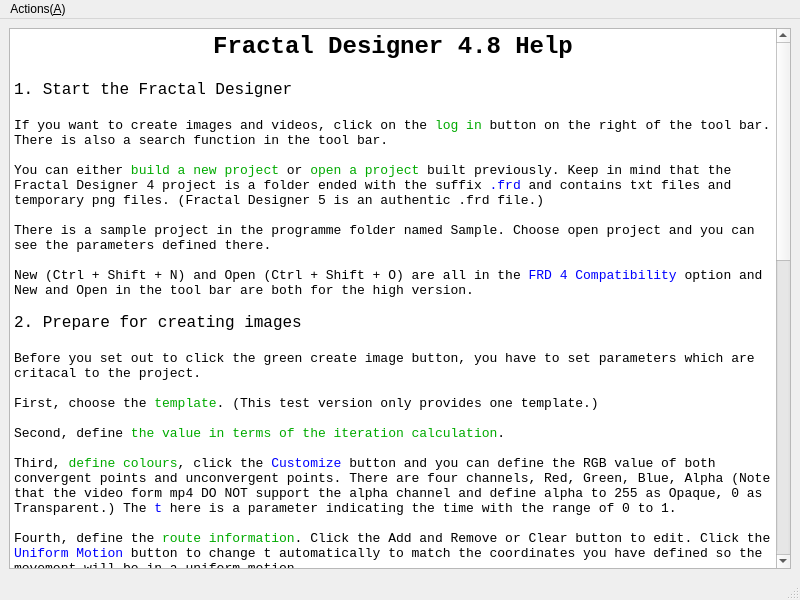
<?xml version="1.0" encoding="UTF-8"?>
<ui version="4.0">
 <class>FRD_4_Help</class>
 <widget class="QMainWindow" name="FRD_4_Help">
  <property name="geometry">
   <rect>
    <x>0</x>
    <y>0</y>
    <width>800</width>
    <height>600</height>
   </rect>
  </property>
  <property name="windowTitle">
   <string>FRD 4 Help</string>
  </property>
  <widget class="QWidget" name="centralwidget">
   <layout class="QGridLayout" name="gridLayout">
    <item row="0" column="0">
     <widget class="QTextEdit" name="textEdit">
      <property name="font">
       <font>
        <family>Consolas</family>
        <pointsize>12</pointsize>
       </font>
      </property>
      <property name="focusPolicy">
       <enum>Qt::NoFocus</enum>
      </property>
      <property name="html">
       <string>&lt;!DOCTYPE HTML PUBLIC &quot;-//W3C//DTD HTML 4.0//EN&quot; &quot;http://www.w3.org/TR/REC-html40/strict.dtd&quot;&gt;
&lt;html&gt;&lt;head&gt;&lt;meta name=&quot;qrichtext&quot; content=&quot;1&quot; /&gt;&lt;style type=&quot;text/css&quot;&gt;
p, li { white-space: pre-wrap; }
&lt;/style&gt;&lt;/head&gt;&lt;body style=&quot; font-family:'Consolas'; font-size:12pt; font-weight:400; font-style:normal;&quot;&gt;
&lt;p align=&quot;center&quot; style=&quot; margin-top:0px; margin-bottom:0px; margin-left:0px; margin-right:0px; -qt-block-indent:0; text-indent:0px;&quot;&gt;&lt;span style=&quot; font-size:18pt; font-weight:600;&quot;&gt;Fractal Designer 4.8 Help&lt;/span&gt;&lt;/p&gt;
&lt;p align=&quot;center&quot; style=&quot;-qt-paragraph-type:empty; margin-top:0px; margin-bottom:0px; margin-left:0px; margin-right:0px; -qt-block-indent:0; text-indent:0px;&quot;&gt;&lt;br /&gt;&lt;/p&gt;
&lt;p style=&quot; margin-top:0px; margin-bottom:0px; margin-left:0px; margin-right:0px; -qt-block-indent:0; text-indent:0px;&quot;&gt;1. Start the Fractal Designer&lt;/p&gt;
&lt;p style=&quot;-qt-paragraph-type:empty; margin-top:0px; margin-bottom:0px; margin-left:0px; margin-right:0px; -qt-block-indent:0; text-indent:0px;&quot;&gt;&lt;br /&gt;&lt;/p&gt;
&lt;p style=&quot; margin-top:0px; margin-bottom:0px; margin-left:0px; margin-right:0px; -qt-block-indent:0; text-indent:0px;&quot;&gt;&lt;span style=&quot; font-size:10pt;&quot;&gt;If you want to create images and videos, click on the &lt;/span&gt;&lt;span style=&quot; font-size:10pt; color:#00aa00;&quot;&gt;log in&lt;/span&gt;&lt;span style=&quot; font-size:10pt;&quot;&gt; button on the right of the tool bar. There is also a search function in the tool bar.&lt;/span&gt;&lt;/p&gt;
&lt;p style=&quot;-qt-paragraph-type:empty; margin-top:0px; margin-bottom:0px; margin-left:0px; margin-right:0px; -qt-block-indent:0; text-indent:0px; font-size:10pt;&quot;&gt;&lt;br /&gt;&lt;/p&gt;
&lt;p style=&quot; margin-top:0px; margin-bottom:0px; margin-left:0px; margin-right:0px; -qt-block-indent:0; text-indent:0px;&quot;&gt;&lt;span style=&quot; font-size:10pt;&quot;&gt;You can either &lt;/span&gt;&lt;span style=&quot; font-size:10pt; color:#00aa00;&quot;&gt;build a new project&lt;/span&gt;&lt;span style=&quot; font-size:10pt;&quot;&gt; or &lt;/span&gt;&lt;span style=&quot; font-size:10pt; color:#00aa00;&quot;&gt;open a project&lt;/span&gt;&lt;span style=&quot; font-size:10pt;&quot;&gt; built previously. Keep in mind that the Fractal Designer 4 project is a folder ended with the suffix &lt;/span&gt;&lt;span style=&quot; font-size:10pt; color:#0000ff;&quot;&gt;.frd&lt;/span&gt;&lt;span style=&quot; font-size:10pt;&quot;&gt; and contains txt files and temporary png files. (Fractal Designer 5 is an authentic .frd file.)&lt;/span&gt;&lt;/p&gt;
&lt;p style=&quot;-qt-paragraph-type:empty; margin-top:0px; margin-bottom:0px; margin-left:0px; margin-right:0px; -qt-block-indent:0; text-indent:0px; font-size:10pt;&quot;&gt;&lt;br /&gt;&lt;/p&gt;
&lt;p style=&quot; margin-top:0px; margin-bottom:0px; margin-left:0px; margin-right:0px; -qt-block-indent:0; text-indent:0px;&quot;&gt;&lt;span style=&quot; font-size:10pt;&quot;&gt;There is a sample project in the programme folder named Sample. Choose open project and you can see the parameters defined there.&lt;/span&gt;&lt;/p&gt;
&lt;p style=&quot;-qt-paragraph-type:empty; margin-top:0px; margin-bottom:0px; margin-left:0px; margin-right:0px; -qt-block-indent:0; text-indent:0px; font-size:10pt;&quot;&gt;&lt;br /&gt;&lt;/p&gt;
&lt;p style=&quot; margin-top:0px; margin-bottom:0px; margin-left:0px; margin-right:0px; -qt-block-indent:0; text-indent:0px;&quot;&gt;&lt;span style=&quot; font-size:10pt;&quot;&gt;New (Ctrl + Shift + N) and Open (Ctrl + Shift + O) are all in the &lt;/span&gt;&lt;span style=&quot; font-size:10pt; color:#0000ff;&quot;&gt;FRD 4 Compatibility&lt;/span&gt;&lt;span style=&quot; font-size:10pt;&quot;&gt; option and New and Open in the tool bar are both for the high version.&lt;/span&gt;&lt;/p&gt;
&lt;p style=&quot;-qt-paragraph-type:empty; margin-top:0px; margin-bottom:0px; margin-left:0px; margin-right:0px; -qt-block-indent:0; text-indent:0px; font-size:10pt;&quot;&gt;&lt;br /&gt;&lt;/p&gt;
&lt;p style=&quot; margin-top:0px; margin-bottom:0px; margin-left:0px; margin-right:0px; -qt-block-indent:0; text-indent:0px;&quot;&gt;2. Prepare for creating images&lt;/p&gt;
&lt;p style=&quot;-qt-paragraph-type:empty; margin-top:0px; margin-bottom:0px; margin-left:0px; margin-right:0px; -qt-block-indent:0; text-indent:0px;&quot;&gt;&lt;br /&gt;&lt;/p&gt;
&lt;p style=&quot; margin-top:0px; margin-bottom:0px; margin-left:0px; margin-right:0px; -qt-block-indent:0; text-indent:0px;&quot;&gt;&lt;span style=&quot; font-size:10pt;&quot;&gt;Before you set out to click the green create image button, you have to set parameters which are critacal to the project.&lt;/span&gt;&lt;/p&gt;
&lt;p style=&quot;-qt-paragraph-type:empty; margin-top:0px; margin-bottom:0px; margin-left:0px; margin-right:0px; -qt-block-indent:0; text-indent:0px; font-size:10pt;&quot;&gt;&lt;br /&gt;&lt;/p&gt;
&lt;p style=&quot; margin-top:0px; margin-bottom:0px; margin-left:0px; margin-right:0px; -qt-block-indent:0; text-indent:0px;&quot;&gt;&lt;span style=&quot; font-size:10pt;&quot;&gt;First, choose the &lt;/span&gt;&lt;span style=&quot; font-size:10pt; color:#00aa00;&quot;&gt;template&lt;/span&gt;&lt;span style=&quot; font-size:10pt;&quot;&gt;. (This test version only provides one template.)&lt;/span&gt;&lt;/p&gt;
&lt;p style=&quot;-qt-paragraph-type:empty; margin-top:0px; margin-bottom:0px; margin-left:0px; margin-right:0px; -qt-block-indent:0; text-indent:0px; font-size:10pt;&quot;&gt;&lt;br /&gt;&lt;/p&gt;
&lt;p style=&quot; margin-top:0px; margin-bottom:0px; margin-left:0px; margin-right:0px; -qt-block-indent:0; text-indent:0px;&quot;&gt;&lt;span style=&quot; font-size:10pt;&quot;&gt;Second, define &lt;/span&gt;&lt;span style=&quot; font-size:10pt; color:#00aa00;&quot;&gt;the value in terms of the iteration calculation&lt;/span&gt;&lt;span style=&quot; font-size:10pt;&quot;&gt;.&lt;/span&gt;&lt;/p&gt;
&lt;p style=&quot;-qt-paragraph-type:empty; margin-top:0px; margin-bottom:0px; margin-left:0px; margin-right:0px; -qt-block-indent:0; text-indent:0px; font-size:10pt;&quot;&gt;&lt;br /&gt;&lt;/p&gt;
&lt;p style=&quot; margin-top:0px; margin-bottom:0px; margin-left:0px; margin-right:0px; -qt-block-indent:0; text-indent:0px;&quot;&gt;&lt;span style=&quot; font-size:10pt;&quot;&gt;Third, &lt;/span&gt;&lt;span style=&quot; font-size:10pt; color:#00aa00;&quot;&gt;define colours&lt;/span&gt;&lt;span style=&quot; font-size:10pt;&quot;&gt;, click the &lt;/span&gt;&lt;span style=&quot; font-size:10pt; color:#0000ff;&quot;&gt;Customize&lt;/span&gt;&lt;span style=&quot; font-size:10pt;&quot;&gt; button and you can define the RGB value of both convergent points and unconvergent points. There are four channels, Red, Green, Blue, Alpha (Note that the video form mp4 DO NOT support the alpha channel and define alpha to 255 as Opaque, 0 as Transparent.) The &lt;/span&gt;&lt;span style=&quot; font-size:10pt; color:#0000ff;&quot;&gt;t&lt;/span&gt;&lt;span style=&quot; font-size:10pt;&quot;&gt; here is a parameter indicating the time with the range of 0 to 1.&lt;/span&gt;&lt;/p&gt;
&lt;p style=&quot;-qt-paragraph-type:empty; margin-top:0px; margin-bottom:0px; margin-left:0px; margin-right:0px; -qt-block-indent:0; text-indent:0px; font-size:10pt;&quot;&gt;&lt;br /&gt;&lt;/p&gt;
&lt;p style=&quot; margin-top:0px; margin-bottom:0px; margin-left:0px; margin-right:0px; -qt-block-indent:0; text-indent:0px;&quot;&gt;&lt;span style=&quot; font-size:10pt;&quot;&gt;Fourth, define the &lt;/span&gt;&lt;span style=&quot; font-size:10pt; color:#00aa00;&quot;&gt;route information&lt;/span&gt;&lt;span style=&quot; font-size:10pt;&quot;&gt;. Click the Add and Remove or Clear button to edit. Click the &lt;/span&gt;&lt;span style=&quot; font-size:10pt; color:#0000ff;&quot;&gt;Uniform Motion&lt;/span&gt;&lt;span style=&quot; font-size:10pt;&quot;&gt; button to change t automatically to match the coordinates you have defined so the movement will be in a uniform motion.&lt;/span&gt;&lt;/p&gt;
&lt;p style=&quot; margin-top:0px; margin-bottom:0px; margin-left:0px; margin-right:0px; -qt-block-indent:0; text-indent:0px;&quot;&gt;&lt;span style=&quot; font-size:10pt; font-weight:600;&quot;&gt;t&lt;/span&gt;&lt;span style=&quot; font-size:10pt;&quot;&gt;      time (0 to 1)&lt;/span&gt;&lt;/p&gt;
&lt;p style=&quot; margin-top:0px; margin-bottom:0px; margin-left:0px; margin-right:0px; -qt-block-indent:0; text-indent:0px;&quot;&gt;&lt;span style=&quot; font-size:10pt; font-weight:600;&quot;&gt;x&lt;/span&gt;&lt;span style=&quot; font-size:10pt;&quot;&gt;      centre coordinate X&lt;/span&gt;&lt;/p&gt;
&lt;p style=&quot; margin-top:0px; margin-bottom:0px; margin-left:0px; margin-right:0px; -qt-block-indent:0; text-indent:0px;&quot;&gt;&lt;span style=&quot; font-size:10pt; font-weight:600;&quot;&gt;y&lt;/span&gt;&lt;span style=&quot; font-size:10pt;&quot;&gt;      centre coordinate Y&lt;/span&gt;&lt;/p&gt;
&lt;p style=&quot; margin-top:0px; margin-bottom:0px; margin-left:0px; margin-right:0px; -qt-block-indent:0; text-indent:0px;&quot;&gt;&lt;span style=&quot; font-size:10pt; font-weight:600;&quot;&gt;angle&lt;/span&gt;&lt;span style=&quot; font-size:10pt;&quot;&gt;  the rotating angle (The positive direction is counterclockwise.)&lt;/span&gt;&lt;/p&gt;
&lt;p style=&quot; margin-top:0px; margin-bottom:0px; margin-left:0px; margin-right:0px; -qt-block-indent:0; text-indent:0px;&quot;&gt;&lt;span style=&quot; font-size:10pt; font-weight:600;&quot;&gt;width&lt;/span&gt;&lt;span style=&quot; font-size:10pt;&quot;&gt;  the width of the image&lt;/span&gt;&lt;/p&gt;
&lt;p style=&quot; margin-top:0px; margin-bottom:0px; margin-left:0px; margin-right:0px; -qt-block-indent:0; text-indent:0px;&quot;&gt;&lt;span style=&quot; font-size:10pt; font-weight:600;&quot;&gt;v rate&lt;/span&gt;&lt;span style=&quot; font-size:10pt;&quot;&gt; a value indicating the change of speed. (Normally, it is between -1 to 1. A positive value means slow to fast and vice versa.)&lt;/span&gt;&lt;/p&gt;
&lt;p style=&quot; margin-top:0px; margin-bottom:0px; margin-left:0px; margin-right:0px; -qt-block-indent:0; text-indent:0px;&quot;&gt;&lt;span style=&quot; font-size:10pt;&quot;&gt;You can use the &lt;/span&gt;&lt;span style=&quot; font-size:10pt; color:#0000ff;&quot;&gt;Route Tool&lt;/span&gt;&lt;span style=&quot; font-size:10pt;&quot;&gt; which has the icon of a hammer to assist you. You can drag the image to move, and use the wheel to change the size of the image (the centre point remains the same and this needs additional click of the &lt;/span&gt;&lt;span style=&quot; font-size:10pt; color:#0000ff;&quot;&gt;View&lt;/span&gt;&lt;span style=&quot; font-size:10pt;&quot;&gt; button). Double click to set this point as the the centre point (this needs additional click of the &lt;/span&gt;&lt;span style=&quot; font-size:10pt; color:#0000ff;&quot;&gt;View&lt;/span&gt;&lt;span style=&quot; font-size:10pt;&quot;&gt; button).&lt;/span&gt;&lt;/p&gt;
&lt;p style=&quot;-qt-paragraph-type:empty; margin-top:0px; margin-bottom:0px; margin-left:0px; margin-right:0px; -qt-block-indent:0; text-indent:0px; font-size:10pt;&quot;&gt;&lt;br /&gt;&lt;/p&gt;
&lt;p style=&quot; margin-top:0px; margin-bottom:0px; margin-left:0px; margin-right:0px; -qt-block-indent:0; text-indent:0px;&quot;&gt;&lt;span style=&quot; font-size:10pt;&quot;&gt;Please note that in the old version (v 4.8), the v rate only supports angle.&lt;/span&gt;&lt;/p&gt;
&lt;p style=&quot;-qt-paragraph-type:empty; margin-top:0px; margin-bottom:0px; margin-left:0px; margin-right:0px; -qt-block-indent:0; text-indent:0px; font-size:10pt;&quot;&gt;&lt;br /&gt;&lt;/p&gt;
&lt;p style=&quot; margin-top:0px; margin-bottom:0px; margin-left:0px; margin-right:0px; -qt-block-indent:0; text-indent:0px;&quot;&gt;&lt;span style=&quot; font-size:10pt;&quot;&gt;Fifth, define &lt;/span&gt;&lt;span style=&quot; font-size:10pt; color:#00aa00;&quot;&gt;other information&lt;/span&gt;&lt;span style=&quot; font-size:10pt;&quot;&gt; related to the project.&lt;/span&gt;&lt;/p&gt;
&lt;p style=&quot;-qt-paragraph-type:empty; margin-top:0px; margin-bottom:0px; margin-left:0px; margin-right:0px; -qt-block-indent:0; text-indent:0px; font-size:10pt;&quot;&gt;&lt;br /&gt;&lt;/p&gt;
&lt;p style=&quot; margin-top:0px; margin-bottom:0px; margin-left:0px; margin-right:0px; -qt-block-indent:0; text-indent:0px;&quot;&gt;&lt;span style=&quot; font-size:10pt;&quot;&gt;Remember to save (Ctrl + Shift + S) the information you have defined.&lt;/span&gt;&lt;/p&gt;
&lt;p style=&quot;-qt-paragraph-type:empty; margin-top:0px; margin-bottom:0px; margin-left:0px; margin-right:0px; -qt-block-indent:0; text-indent:0px; font-size:10pt;&quot;&gt;&lt;br /&gt;&lt;/p&gt;
&lt;p style=&quot; margin-top:0px; margin-bottom:0px; margin-left:0px; margin-right:0px; -qt-block-indent:0; text-indent:0px;&quot;&gt;&lt;span style=&quot; font-size:10pt;&quot;&gt;Having done that, you can refresh to preview your work. Dragging the slider, you can view colours at different t value.&lt;/span&gt;&lt;/p&gt;
&lt;p style=&quot;-qt-paragraph-type:empty; margin-top:0px; margin-bottom:0px; margin-left:0px; margin-right:0px; -qt-block-indent:0; text-indent:0px; font-size:10pt;&quot;&gt;&lt;br /&gt;&lt;/p&gt;
&lt;p style=&quot; margin-top:0px; margin-bottom:0px; margin-left:0px; margin-right:0px; -qt-block-indent:0; text-indent:0px;&quot;&gt;3. Create images&lt;/p&gt;
&lt;p style=&quot;-qt-paragraph-type:empty; margin-top:0px; margin-bottom:0px; margin-left:0px; margin-right:0px; -qt-block-indent:0; text-indent:0px;&quot;&gt;&lt;br /&gt;&lt;/p&gt;
&lt;p style=&quot; margin-top:0px; margin-bottom:0px; margin-left:0px; margin-right:0px; -qt-block-indent:0; text-indent:0px;&quot;&gt;&lt;span style=&quot; font-size:10pt;&quot;&gt;Click on the green triangle (or Ctrl + B), start &lt;/span&gt;&lt;span style=&quot; font-size:10pt; color:#00aa00;&quot;&gt;creating images&lt;/span&gt;&lt;span style=&quot; font-size:10pt;&quot;&gt;.&lt;/span&gt;&lt;/p&gt;
&lt;p style=&quot;-qt-paragraph-type:empty; margin-top:0px; margin-bottom:0px; margin-left:0px; margin-right:0px; -qt-block-indent:0; text-indent:0px; font-size:10pt;&quot;&gt;&lt;br /&gt;&lt;/p&gt;
&lt;p style=&quot; margin-top:0px; margin-bottom:0px; margin-left:0px; margin-right:0px; -qt-block-indent:0; text-indent:0px;&quot;&gt;&lt;span style=&quot; font-size:10pt;&quot;&gt;The red Stop button can stop the creating thread immediately but may lead to some problems when closing this programme.&lt;/span&gt;&lt;/p&gt;
&lt;p style=&quot;-qt-paragraph-type:empty; margin-top:0px; margin-bottom:0px; margin-left:0px; margin-right:0px; -qt-block-indent:0; text-indent:0px; font-size:10pt;&quot;&gt;&lt;br /&gt;&lt;/p&gt;
&lt;p style=&quot; margin-top:0px; margin-bottom:0px; margin-left:0px; margin-right:0px; -qt-block-indent:0; text-indent:0px;&quot;&gt;&lt;span style=&quot; font-size:10pt;&quot;&gt;This process can be time-consuming.&lt;/span&gt;&lt;/p&gt;
&lt;p style=&quot;-qt-paragraph-type:empty; margin-top:0px; margin-bottom:0px; margin-left:0px; margin-right:0px; -qt-block-indent:0; text-indent:0px; font-size:10pt;&quot;&gt;&lt;br /&gt;&lt;/p&gt;
&lt;p style=&quot; margin-top:0px; margin-bottom:0px; margin-left:0px; margin-right:0px; -qt-block-indent:0; text-indent:0px;&quot;&gt;4. Create video&lt;/p&gt;
&lt;p style=&quot;-qt-paragraph-type:empty; margin-top:0px; margin-bottom:0px; margin-left:0px; margin-right:0px; -qt-block-indent:0; text-indent:0px;&quot;&gt;&lt;br /&gt;&lt;/p&gt;
&lt;p style=&quot; margin-top:0px; margin-bottom:0px; margin-left:0px; margin-right:0px; -qt-block-indent:0; text-indent:0px;&quot;&gt;&lt;span style=&quot; font-size:10pt;&quot;&gt;Define the file name and the path.&lt;/span&gt;&lt;/p&gt;
&lt;p style=&quot; margin-top:0px; margin-bottom:0px; margin-left:0px; margin-right:0px; -qt-block-indent:0; text-indent:0px;&quot;&gt;&lt;span style=&quot; font-size:10pt;&quot;&gt;In some rare occasion, after creating the video there is no video files, you can run the PowerShell file &lt;/span&gt;&lt;span style=&quot; font-size:10pt; color:#0000ff;&quot;&gt;Create_Video.ps1&lt;/span&gt;&lt;span style=&quot; font-size:10pt;&quot;&gt; and &lt;/span&gt;&lt;span style=&quot; font-size:10pt; color:#0000ff;&quot;&gt;Add_Music.ps1 &lt;/span&gt;&lt;span style=&quot; font-size:10pt;&quot;&gt;separately which are in the project folder.&lt;/span&gt;&lt;/p&gt;
&lt;p style=&quot;-qt-paragraph-type:empty; margin-top:0px; margin-bottom:0px; margin-left:0px; margin-right:0px; -qt-block-indent:0; text-indent:0px; font-size:10pt;&quot;&gt;&lt;br /&gt;&lt;/p&gt;
&lt;p style=&quot; margin-top:0px; margin-bottom:0px; margin-left:0px; margin-right:0px; -qt-block-indent:0; text-indent:0px;&quot;&gt;5. Other information&lt;/p&gt;
&lt;p style=&quot;-qt-paragraph-type:empty; margin-top:0px; margin-bottom:0px; margin-left:0px; margin-right:0px; -qt-block-indent:0; text-indent:0px;&quot;&gt;&lt;br /&gt;&lt;/p&gt;
&lt;p style=&quot; margin-top:0px; margin-bottom:0px; margin-left:0px; margin-right:0px; -qt-block-indent:0; text-indent:0px;&quot;&gt;&lt;span style=&quot; font-size:10pt;&quot;&gt;The programme is at the test period, any careless actions can lead to the crash of it.&lt;/span&gt;&lt;/p&gt;
&lt;p style=&quot; margin-top:0px; margin-bottom:0px; margin-left:0px; margin-right:0px; -qt-block-indent:0; text-indent:0px;&quot;&gt;&lt;span style=&quot; font-size:10pt;&quot;&gt;For more information, contact Teddy van Jerry for help.&lt;/span&gt;&lt;/p&gt;
&lt;p style=&quot;-qt-paragraph-type:empty; margin-top:0px; margin-bottom:0px; margin-left:0px; margin-right:0px; -qt-block-indent:0; text-indent:0px; font-size:10pt;&quot;&gt;&lt;br /&gt;&lt;/p&gt;
&lt;p style=&quot; margin-top:0px; margin-bottom:0px; margin-left:0px; margin-right:0px; -qt-block-indent:0; text-indent:0px;&quot;&gt;&lt;span style=&quot; font-size:10pt;&quot;&gt;Choose the option &lt;/span&gt;&lt;span style=&quot; font-size:10pt; color:#0000ff;&quot;&gt;Check for updates&lt;/span&gt;&lt;span style=&quot; font-size:10pt;&quot;&gt; or follow &lt;/span&gt;&lt;span style=&quot; font-size:10pt; font-weight:600;&quot;&gt;Teddy van Jerry&lt;/span&gt;&lt;span style=&quot; font-size:10pt;&quot;&gt; in CSDN or &lt;/span&gt;&lt;span style=&quot; font-size:10pt; font-weight:600;&quot;&gt;Teddy-van-Jerry&lt;/span&gt;&lt;span style=&quot; font-size:10pt;&quot;&gt; in GitHub to check for updates.&lt;/span&gt;&lt;/p&gt;
&lt;p style=&quot;-qt-paragraph-type:empty; margin-top:0px; margin-bottom:0px; margin-left:0px; margin-right:0px; -qt-block-indent:0; text-indent:0px; font-size:10pt;&quot;&gt;&lt;br /&gt;&lt;/p&gt;
&lt;p style=&quot; margin-top:0px; margin-bottom:0px; margin-left:0px; margin-right:0px; -qt-block-indent:0; text-indent:0px;&quot;&gt;&lt;span style=&quot; font-size:10pt;&quot;&gt;Fractal Designer 4 does not support Undo or Redo and can be error-prone. It is advised to always use the high version.&lt;/span&gt;&lt;/p&gt;&lt;/body&gt;&lt;/html&gt;</string>
      </property>
     </widget>
    </item>
   </layout>
  </widget>
  <widget class="QMenuBar" name="menubar">
   <property name="geometry">
    <rect>
     <x>0</x>
     <y>0</y>
     <width>800</width>
     <height>26</height>
    </rect>
   </property>
   <widget class="QMenu" name="menuActions_A">
    <property name="title">
     <string>Actions(&amp;A)</string>
    </property>
    <addaction name="actionBack_to_main_window"/>
   </widget>
   <addaction name="menuActions_A"/>
  </widget>
  <widget class="QStatusBar" name="statusbar"/>
  <action name="actionBack_to_main_window">
   <property name="icon">
    <iconset resource="Icon_resources.qrc">
     <normaloff>:/Menu Icon/Previous.svg</normaloff>:/Menu Icon/Previous.svg</iconset>
   </property>
   <property name="text">
    <string>Back to main window</string>
   </property>
   <property name="shortcut">
    <string>Ctrl+W</string>
   </property>
  </action>
 </widget>
 <resources>
  <include location="Icon_resources.qrc"/>
 </resources>
 <connections/>
</ui>
